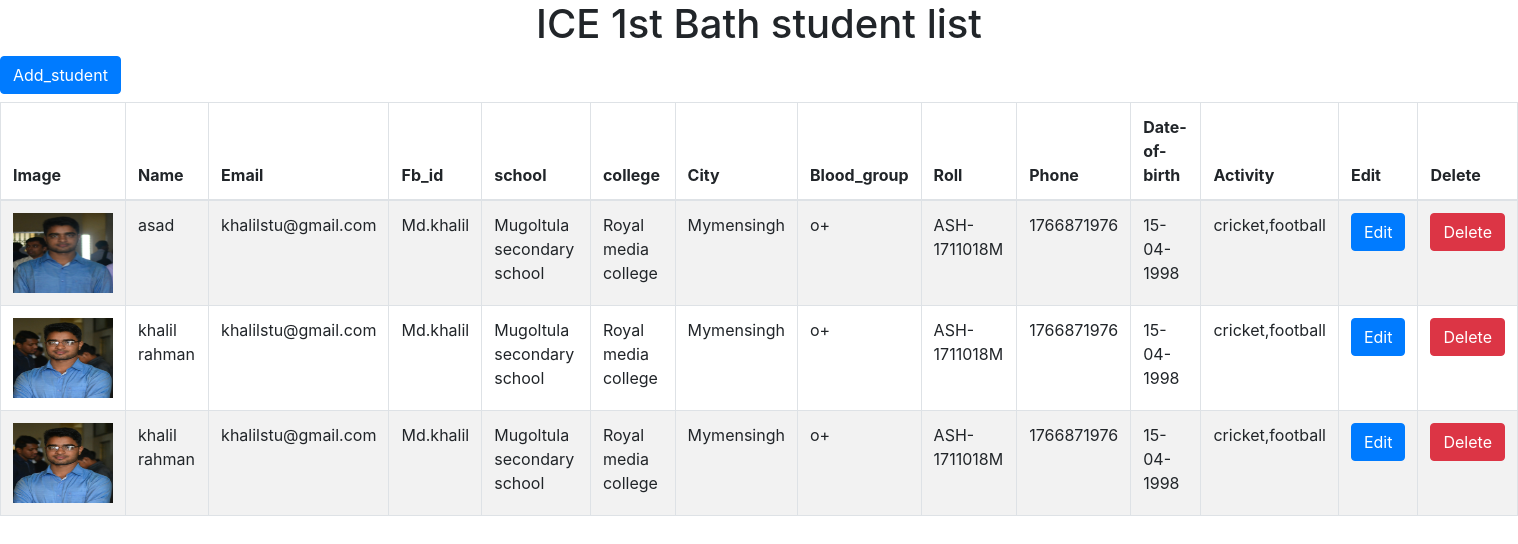
The page /index.php/ice1st/ice1stview on the database its author committed.
### tables this page shows
CREATE TABLE `ice1st` (
  `id` int(11) NOT NULL,
  `name` varchar(255) DEFAULT NULL,
  `email` varchar(255) DEFAULT NULL,
  `fb` varchar(255) DEFAULT NULL,
  `school` varchar(255) DEFAULT NULL,
  `college` varchar(255) DEFAULT NULL,
  `city` varchar(255) DEFAULT NULL,
  `blood` varchar(255) DEFAULT NULL,
  `roll` varchar(255) DEFAULT NULL,
  `phone` varchar(255) DEFAULT NULL,
  `dateofbarth` varchar(255) NOT NULL,
  `activity` varchar(255) NOT NULL,
  `img` varchar(255) DEFAULT NULL
);

### application/controllers/ice1st.php (called while the page is built, shortened)
<?php
class ice1st extends CI_Controller{
 	public function ice1stview(){
 		$data['fatch_data'] = $this->ice1stModel->ice1stFetch();
 		$this->load->view('adminview/ice1st',$data);
 	}
}

### index.php (called while the page is built, shortened)
<?php
require_once BASEPATH.'core/CodeIgniter.php';

### application/models/ice1stModel.php (called while the page is built, shortened)
<?php
class ice1stModel extends CI_Model{
	public function ice1stFetch(){
		return $this->db->get('ice1st');
	}
}

### application/views/adminview/ice1st.php (the view, shortened to what this page needs)
<?php include 'header.php'; ?>
<div>
	<center><h1>ICE 1st Bath student list</h1></center>
	<h4><?= anchor('ice1st/ice1sts','Add_student',['class'=>'btn btn-primary']) ?></h4>
	<table class="table table-striped table-bordered">
		<thead>
			<tr>
				<th>Image</th>
				<th>Name</th>
				<th>Email</th>
				<th>Fb_id</th>
				<th>school</th>
				<th>college</th>
				<th>City</th>
				<th>Blood_group</th>
				<th>Roll</th>
				<th>Phone</th>
				<th>Date-of-birth</th>
				<th>Activity</th>
				<th>Edit</th>
				<th>Delete</th>
			</tr>
		</thead>
		<tbody>
			<?php
				if($fatch_data->num_rows() > 0){
					foreach ($fatch_data->result() as $value) {
			?>
			<tr>
				<td><img src="<?= $value->img; ?>" alt="1" height="80" width="100"></td>
				<td> <?= $value->name;  	  ?> </td>
				<td> <?= $value->email;   	  ?> </td>
				<td> <?= $value->fb; 		  ?> </td>
				<td> <?= $value->school; 	  ?> </td>
				<td> <?= $value->college;	  ?> </td>
				<td> <?= $value->city; 		  ?> </td>
				<td> <?= $value->blood;		  ?> </td>
				<td> <?= $value->roll;		  ?> </td>
				<td> <?= $value->phone;       ?> </td>
				<td> <?= $value->dateofbarth; ?> </td>
				<td> <?= $value->activity;    ?> </td>
				<td>
					<?=
						form_open('ice1st/ice1stEdit'),
						form_hidden('id',$value->id),
						form_submit(['name'=>'submit','value'=>'Edit','class'=>'btn btn-primary']),
						form_close()
					?>
				</td>
				<td>
					<?=
						form_open('ice1st/ice1stDelete'),
						form_hidden('id',$value->id),
						form_submit(['name'=>'submit','value'=>'Delete','class'=>'btn btn-danger']),
						form_close()
					?>
				</td>
			</tr>
	<?php }}else{ echo "data not found";} ?>
		</tbody>
	</table>
</div>
<?php include 'footer.php' ?>

### application/views/adminview/header.php (shortened to what this page needs)
<!DOCTYPE html>
<html lang="en">
<head>
	<?= link_tag("asset/css/bootstrap.min.css"); ?>
	<?= link_tag("asset/css/style.css"); ?>
</head>
<body class="" ng-app="myapp" ng-controller="myctrl">

### rows shown on the page
ice1st: img (picture), name "asad", email "khalilstu@gmail.com", fb "Md.khalil", school "Mugoltula secondary school", college "Royal media college", city "Mymensingh", blood "o+", roll "ASH-1711018M", phone "1766871976", dateofbarth "15-04-1998", activity "cricket,football"
ice1st: img (picture), name "khalil rahman", email "khalilstu@gmail.com", fb "Md.khalil", school "Mugoltula secondary school", college "Royal media college", city "Mymensingh", blood "o+", roll "ASH-1711018M", phone "1766871976", dateofbarth "15-04-1998", activity "cricket,football"
ice1st: img (picture), name "khalil rahman", email "khalilstu@gmail.com", fb "Md.khalil", school "Mugoltula secondary school", college "Royal media college", city "Mymensingh", blood "o+", roll "ASH-1711018M", phone "1766871976", dateofbarth "15-04-1998", activity "cricket,football"

### other values the page prints
anchor('ice1st/ice1sts','Add_student',['class'=>'btn btn-primary']) "Add_student"
